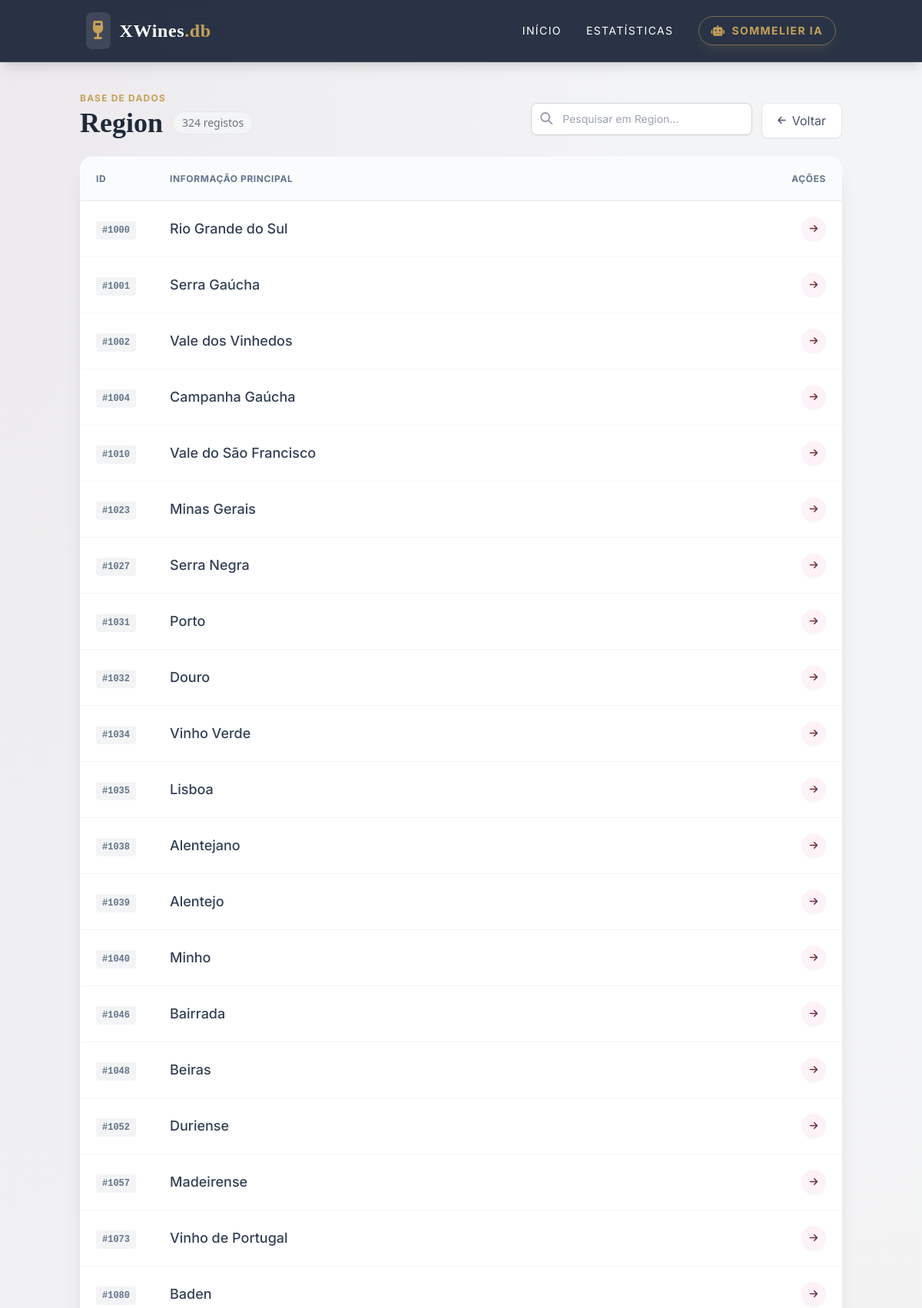
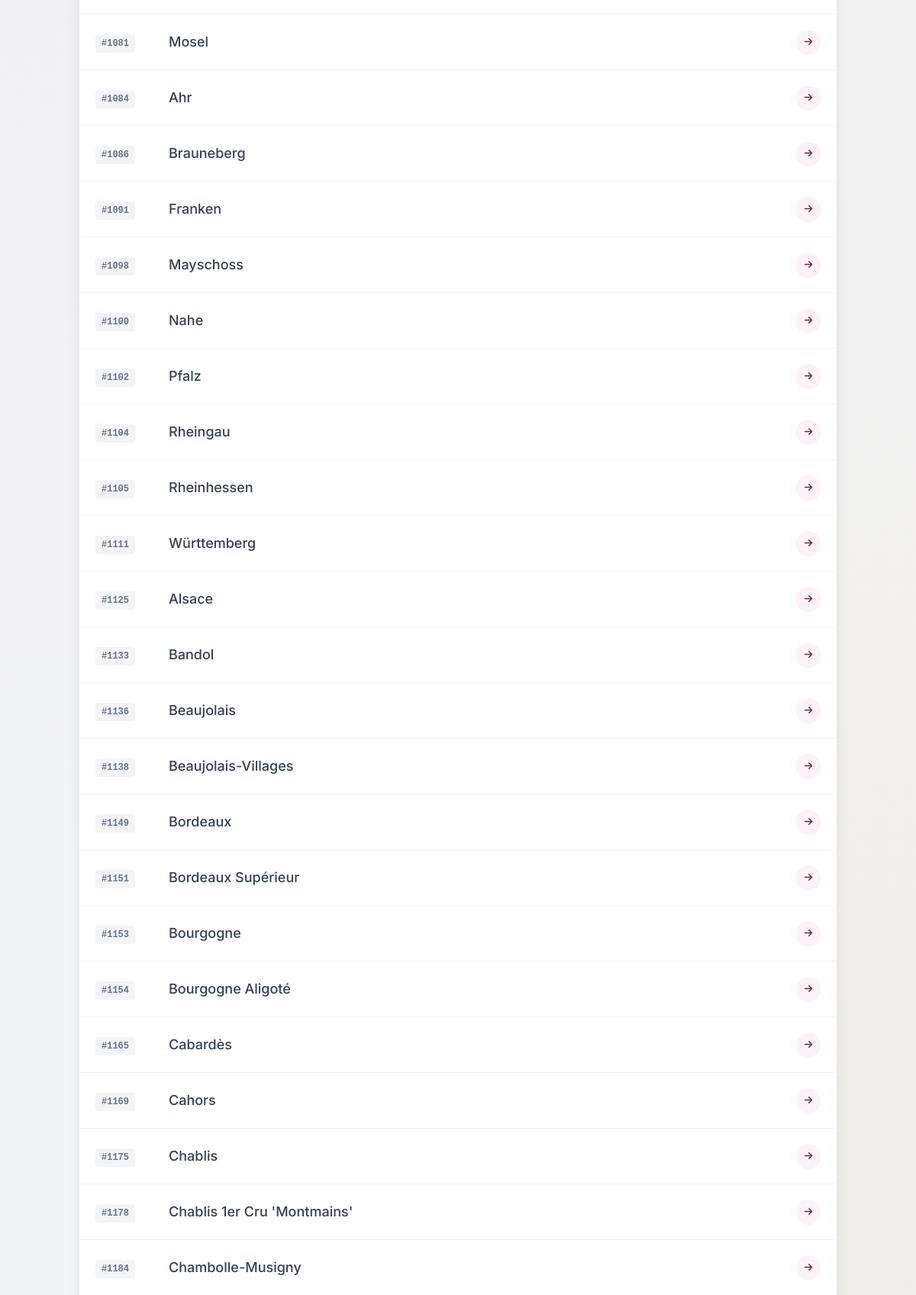
The page /Region/ (upper part) on the database its author committed (2 pictures, top to bottom).
### tables this page shows
CREATE TABLE Region (
        RegionID INTEGER PRIMARY KEY,
        RegionName TEXT,
        Code TEXT,
        FOREIGN KEY (Code) REFERENCES Countries(Code)
    );

### app.py (the view, shortened to what this page needs)
@app.route('/<table_name>/')
def list_table(table_name):
    valid_tables = get_tables()
    if table_name not in valid_tables: abort(404)
    db = get_db()
    pk = get_primary_key(table_name)
    page = request.args.get('page', 1, type=int)
    search_query = request.args.get('q', '').strip()
    offset = (page - 1) * ITEMS_PER_PAGE
    where_clause = ""
    params = []
    count_sql = f"SELECT COUNT(*) as total FROM {table_name} {where_clause}"
    total_rows = db.execute(count_sql, params).fetchone()['total']
    total_pages = math.ceil(total_rows / ITEMS_PER_PAGE)
    sel_cols = f"rowid, *" if pk == 'rowid' else "*"
    data_sql = f"SELECT {sel_cols} FROM {table_name} {where_clause} LIMIT ? OFFSET ?"
    query_params = params + [ITEMS_PER_PAGE, offset]
    cur = db.execute(data_sql, query_params)
    rows = cur.fetchall()
    display_col = pk
    if len(rows) > 0:
        if table_name in DISPLAY_COLUMNS:
             display_col = DISPLAY_COLUMNS[table_name]
        else:
            keys = rows[0].keys()
            for k in keys:
                if 'Name' in k or 'Country' in k:
                    display_col = k
                    break
    return render_template('list.html',
                           table_name=table_name,
                           rows=rows,
                           pk=pk,
                           display_col=display_col,
                           page=page,
                           total_pages=total_pages,
                           total_rows=total_rows,
                           search_query=search_query)

### db.py (called while the page is built)
def get_db():
    db = getattr(g, '_database', None)
    if db is None:
        if not os.path.exists(DATABASE):
            alt_path = os.path.join('app', DATABASE)
            if os.path.exists(alt_path):
                db_path = alt_path
            else:
                db_path = DATABASE
        else:
            db_path = DATABASE
        db = g._database = sqlite3.connect(db_path)
        db.row_factory = sqlite3.Row
    return db

def close_connection(exception):
    db = getattr(g, '_database', None)
    if db is not None:
        db.close()

def get_tables():
    db = get_db()
    cur = db.execute("SELECT name FROM sqlite_master WHERE type='table';")
    return [row['name'] for row in cur.fetchall()]

def get_primary_key(table):
    if table == 'Countries': return 'Code'
    if table in ['Grapes', 'Harmonize', 'Vintages']: return 'rowid'
    return f"{table}ID"

### templates/list.html (shortened to what this page needs)
{% extends 'base.html' %}
{% block content %}
<div class="flex flex-col md:flex-row justify-between items-end mb-6 gap-4">
    <div>
        <p class="text-xs font-bold text-gold uppercase tracking-widest mb-1">Base de Dados</p>
        <h1 class="text-4xl font-bold text-slate-800 font-serif flex items-center gap-3">
            {{ table_name }}
            <span id="total-rows" class="text-sm bg-gray-100 text-gray-500 px-3 py-1 rounded-full font-sans font-normal border border-gray-200">
                {{ total_rows }} registos
            </span>
        </h1>
    </div>
    <div class="flex gap-3 w-full md:w-auto">
        <div class="flex-grow md:flex-grow-0 relative group">
            <input type="text"
                   id="search-input"
                   value="{{ search_query }}"
                   placeholder="Pesquisar em {{ table_name }}..."
                   class="pl-10 pr-10 py-2.5 w-full md:w-72 bg-white border border-gray-300 rounded-lg text-sm focus:outline-none focus:border-wine focus:ring-1 focus:ring-wine transition shadow-sm"
                   autocomplete="off">
            <i class="fas fa-search absolute left-3 top-3 text-gray-400 group-hover:text-wine transition"></i>
        </div>
        <a href="/" class="px-5 py-2.5 bg-white border border-gray-200 text-slate-600 rounded-lg hover:bg-gray-50 hover:border-gray-300 transition shadow-sm flex items-center gap-2 whitespace-nowrap">
            <i class="fas fa-arrow-left text-xs"></i> <span class="hidden sm:inline">Voltar</span>
        </a>
    </div>
</div>
<div class="glass bg-white rounded-2xl shadow-xl border border-white/50 overflow-hidden mb-6 min-h-[300px]">
    <div class="overflow-x-auto">
        <table class="w-full text-left border-collapse">
            <thead>
                <tr class="bg-slate-50/80 border-b border-gray-200 text-xs uppercase tracking-wider text-slate-500 font-semibold">
                    <th class="p-5 w-24">ID</th>
                    <th class="p-5">Informação Principal</th>
                    <th class="p-5 text-right w-40">Ações</th>
                </tr>
            </thead>
            <tbody id="results-body" class="divide-y divide-gray-100">
                {% for row in rows %}
                <tr class="table-row-hover transition duration-150 group cursor-pointer" onclick="window.location='/{{ table_name }}/{{ row[pk] }}/'">
                    <td class="p-5">
                        <span class="inline-block px-2 py-1 rounded bg-gray-100 text-slate-500 font-mono text-xs font-bold">
                            #{{ row[pk] }}
                        </span>
                    </td>
                    <td class="p-5 font-medium text-slate-700 text-lg group-hover:text-wine transition-colors">
                        {{ row[display_col] if display_col else row[pk] }}
                    </td>
                    <td class="p-5 text-right">
                        <a href="/{{ table_name }}/{{ row[pk] }}/" class="inline-flex w-8 h-8 items-center justify-center rounded-full bg-pink-50 text-wine hover:bg-wine hover:text-white transition transform hover:scale-110 shadow-sm">
                            <i class="fas fa-arrow-right text-xs"></i>
                        </a>
                    </td>
                </tr>
                {% endfor %}
            </tbody>
        </table>
    </div>
</div>
{% endblock %}

### static/style.css (style rules this page uses)
:root { --color-wine: #722F37; --color-wine-dark: #4a1a21; --color-gold: #c5a059; }
body { font-family: 'Inter', sans-serif; background-color: #f3f4f6; background-image: radial-gradient(at 0% 0%, rgba(114, 47, 55, 0.05) 0px, transparent 50%), radial-gradient(at 100% 100%, rgba(197, 160, 89, 0.1) 0px, transparent 50%); background-attachment: fixed; color: #1f2937; }
h1, h2, h3, .font-serif { font-family: 'Playfair Display', serif; }
.glass { background: rgba(255, 255, 255, 0.9); backdrop-filter: blur(12px); -webkit-backdrop-filter: blur(12px); border: 1px solid rgba(255, 255, 255, 0.5); }

### rows shown on the page
Region: RegionID "1000", RegionName "Rio Grande do Sul"
Region: RegionID "1001", RegionName "Serra Gaúcha"
Region: RegionID "1002", RegionName "Vale dos Vinhedos"
Region: RegionID "1004", RegionName "Campanha Gaúcha"
Region: RegionID "1010", RegionName "Vale do São Francisco"
Region: RegionID "1023", RegionName "Minas Gerais"
Region: RegionID "1027", RegionName "Serra Negra"
Region: RegionID "1031", RegionName "Porto"
Region: RegionID "1032", RegionName "Douro"
Region: RegionID "1034", RegionName "Vinho Verde"
Region: RegionID "1035", RegionName "Lisboa"
Region: RegionID "1038", RegionName "Alentejano"
Region: RegionID "1039", RegionName "Alentejo"
Region: RegionID "1040", RegionName "Minho"
Region: RegionID "1046", RegionName "Bairrada"
Region: RegionID "1048", RegionName "Beiras"
Region: RegionID "1052", RegionName "Duriense"
Region: RegionID "1057", RegionName "Madeirense"
Region: RegionID "1073", RegionName "Vinho de Portugal"
Region: RegionID "1080", RegionName "Baden"
Region: RegionID "1081", RegionName "Mosel"
Region: RegionID "1084", RegionName "Ahr"
Region: RegionID "1086", RegionName "Brauneberg"
Region: RegionID "1091", RegionName "Franken"
Region: RegionID "1098", RegionName "Mayschoss"
Region: RegionID "1100", RegionName "Nahe"
Region: RegionID "1102", RegionName "Pfalz"
Region: RegionID "1104", RegionName "Rheingau"
Region: RegionID "1105", RegionName "Rheinhessen"
Region: RegionID "1111", RegionName "Württemberg"
Region: RegionID "1125", RegionName "Alsace"
Region: RegionID "1133", RegionName "Bandol"
Region: RegionID "1136", RegionName "Beaujolais"
Region: RegionID "1138", RegionName "Beaujolais-Villages"
Region: RegionID "1149", RegionName "Bordeaux"
Region: RegionID "1151", RegionName "Bordeaux Supérieur"
Region: RegionID "1153", RegionName "Bourgogne"
Region: RegionID "1154", RegionName "Bourgogne Aligoté"
Region: RegionID "1165", RegionName "Cabardès"
Region: RegionID "1169", RegionName "Cahors"
Region: RegionID "1175", RegionName "Chablis"
Region: RegionID "1178", RegionName "Chablis 1er Cru 'Montmains'"
Region: RegionID "1184", RegionName "Chambolle-Musigny"

### other values the page prints
{{ table_name }} "Region"
{{ total_rows }} "324"
